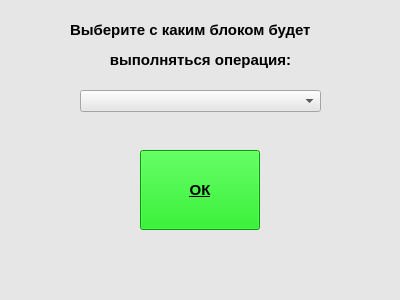
<?xml version="1.0" encoding="UTF-8"?>
<ui version="4.0">
 <class>MainWindow</class>
 <widget class="QMainWindow" name="MainWindow">
  <property name="enabled">
   <bool>true</bool>
  </property>
  <property name="geometry">
   <rect>
    <x>0</x>
    <y>0</y>
    <width>400</width>
    <height>300</height>
   </rect>
  </property>
  <property name="minimumSize">
   <size>
    <width>400</width>
    <height>300</height>
   </size>
  </property>
  <property name="maximumSize">
   <size>
    <width>400</width>
    <height>300</height>
   </size>
  </property>
  <property name="windowTitle">
   <string>Произведение Матриц</string>
  </property>
  <property name="styleSheet">
   <string notr="true">background-color: rgb(230, 230, 230);</string>
  </property>
  <widget class="QWidget" name="centralwidget">
   <widget class="QPushButton" name="generate_and_calculate">
    <property name="enabled">
     <bool>true</bool>
    </property>
    <property name="geometry">
     <rect>
      <x>140</x>
      <y>150</y>
      <width>120</width>
      <height>80</height>
     </rect>
    </property>
    <property name="minimumSize">
     <size>
      <width>120</width>
      <height>80</height>
     </size>
    </property>
    <property name="maximumSize">
     <size>
      <width>120</width>
      <height>80</height>
     </size>
    </property>
    <property name="font">
     <font>
      <family>MS Shell Dlg 2</family>
      <pointsize>11</pointsize>
      <weight>75</weight>
      <bold>true</bold>
      <underline>true</underline>
     </font>
    </property>
    <property name="cursor">
     <cursorShape>PointingHandCursor</cursorShape>
    </property>
    <property name="styleSheet">
     <string notr="true">background-color: #00dd00;
color: #000000;</string>
    </property>
    <property name="text">
     <string>ОК</string>
    </property>
   </widget>
   <widget class="QLabel" name="title_A">
    <property name="geometry">
     <rect>
      <x>70</x>
      <y>20</y>
      <width>261</width>
      <height>51</height>
     </rect>
    </property>
    <property name="font">
     <font>
      <family>MS Shell Dlg 2</family>
      <pointsize>11</pointsize>
      <weight>75</weight>
      <bold>true</bold>
     </font>
    </property>
    <property name="text">
     <string>&lt;html&gt;&lt;head/&gt;&lt;body&gt;&lt;p&gt;Выберите с каким блоком будет &lt;/p&gt;&lt;p align=&quot;center&quot;&gt;выполняться операция:&lt;/p&gt;&lt;/body&gt;&lt;/html&gt;</string>
    </property>
   </widget>
   <widget class="QComboBox" name="comboBox">
    <property name="geometry">
     <rect>
      <x>80</x>
      <y>90</y>
      <width>241</width>
      <height>22</height>
     </rect>
    </property>
   </widget>
  </widget>
 </widget>
 <resources/>
 <connections/>
</ui>
